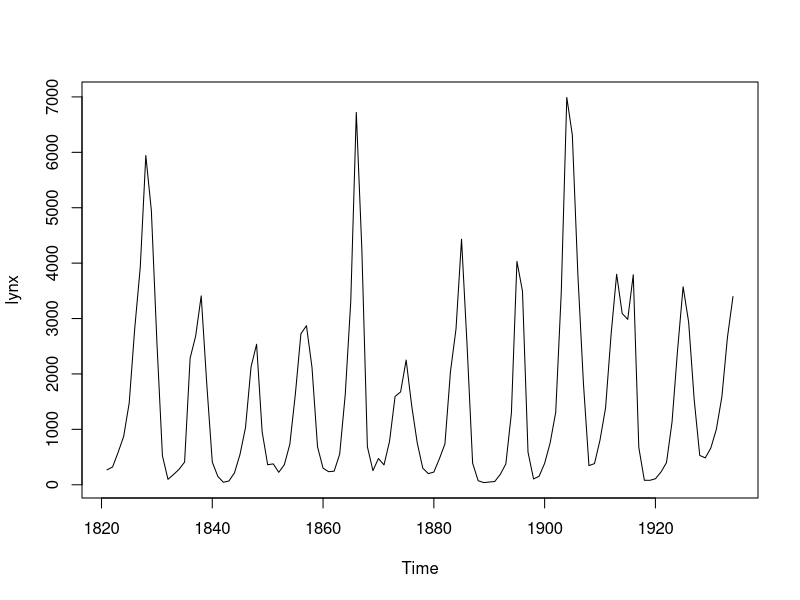
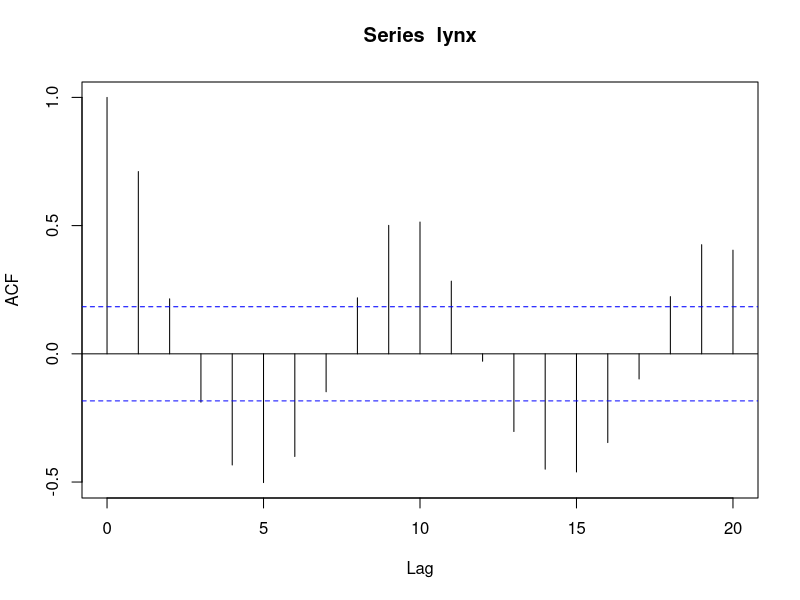
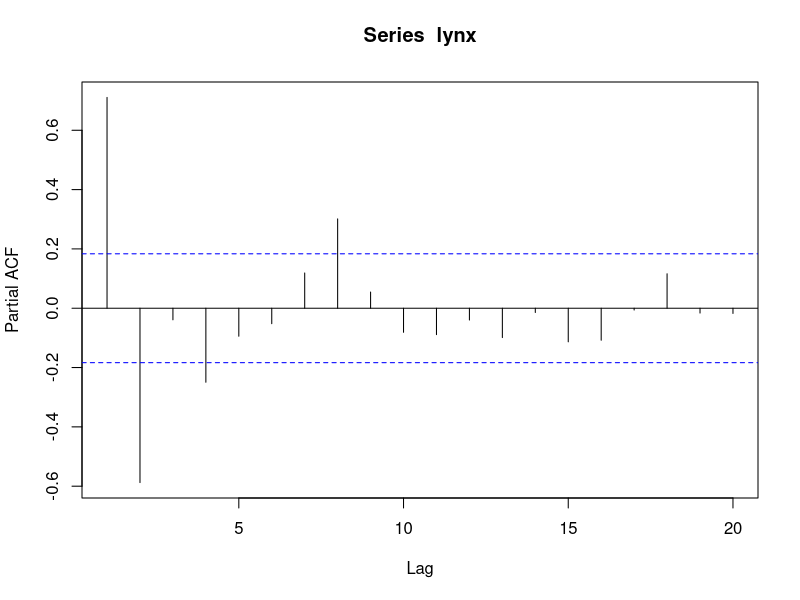
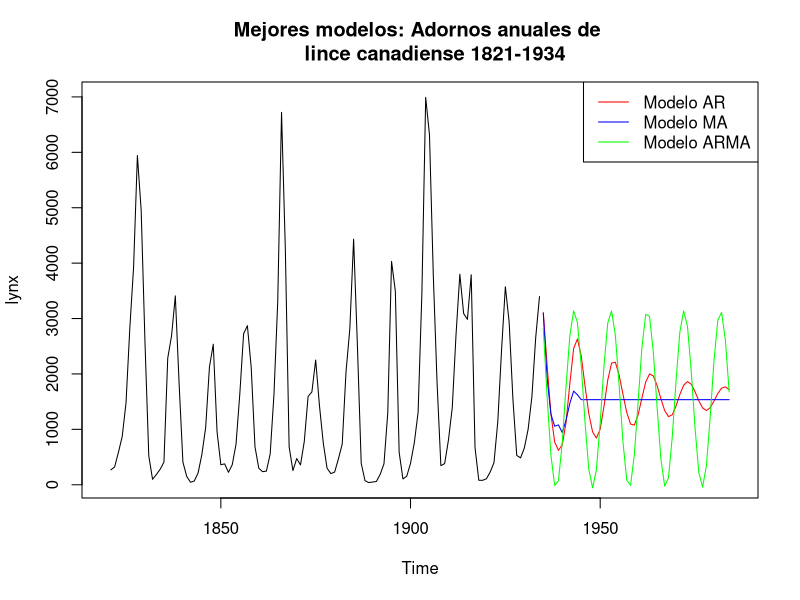

The R script that drew these images, in order:
# Modelado de series de tiempo estacionarias

# Consideremos la serie que ya quedó estacionaria
data(lynx)
help(lynx)
plot(lynx)
# Serie estacionaria de la clase 4

# Revisar autocorrelograma
library(tseries)
acf(lynx)   # autocorrelograma ordinario
pacf(lynx)  # autocorrelograma parcial

# Sospechamos de modelo ARMA con parámetros (p,q)

# 1. Encontrar el mejor AR(p)
ar(lynx) # el mejor es AR(8)
help(arima)
# ML = Máxima verosimilitud
arima(lynx, order = c(8,0,0), method = "ML") # AR(8)
arima(lynx, order = c(3,0,0), method = "ML") # AR(3)
# Buscamos valor pequeños en AIC
AIC(arima(lynx, order = c(8,0,0), method = "ML")) # Solo valor AIC
AIC(arima(lynx, order = c(3,0,0), method = "ML")) # Solo valor AIC
    
# 2. Encontrar el mejor MA(q)
arima(lynx, order = c(0,0,1), method = "ML") # MA(1)
arima(lynx, order = c(0,0,2), method = "ML") # MA(2)
arima(lynx, order = c(0,0,3), method = "ML") # MA(3)

# NOTA. En los ciclos solo se meten series estacionarias.

aic.mejor.ma <- Inf
for(i in 1:20){
  aic <- AIC(arima(lynx, order = c(0,0,i), method = "ML"))
  if(aic < aic.mejor.ma){
    aic.mejor.ma <- aic # Guardamos valor AIC
    q <- i # Guardamos el orden
  }
}
aic.mejor.ma
q
# El mejor es MA(10)

# 3. Encontrar el mejor ARMA(p,q)
arima(lynx, order = c(1,0,1), method = "ML") # ARMA(1,1)
arima(lynx, order = c(1,0,2), method = "ML") # ARMA(1,2)
arima(lynx, order = c(1,0,3), method = "ML") # ARMA(1,3)
arima(lynx, order = c(2,0,1), method = "ML") # ARMA(2,1)
arima(lynx, order = c(2,0,2), method = "ML") # ARMA(2,2)
arima(lynx, order = c(2,0,3), method = "ML") # ArMA(3,3)

# NOTA. En los ciclos solo se meten series estacionarias.

aic.mejor.arma <- Inf
for(j in 1:10){
  for(i in 1:10){
    aic2 <- AIC(arima(lynx, order = c(j,0,i), method = "ML"))
    if(aic2 < aic.mejor.arma){
      aic.mejor.arma <- aic2 # Guardamos valor AIC
      pq <- c(j,i) # Guardamos el orden
    }
  }
}
aic.mejor.arma
pq
# El mejor es ARMA(2,4)

# 4. Indicar el modelo que mejor describe mi serie
# Modelo ARMA(2,4)

# Predicciones de los 3 mejores
# Predict() imprime Predicciones y Error estandar de un modelo
p.ar <- predict(arima(lynx, order = c(8,0,0), method = "ML"), n.ahead = 50)$pred
p.ma <- predict(arima(lynx, order = c(0,0,10), method = "ML"), n.ahead = 50)$pred
p.arma <- predict(arima(lynx, order = c(2,0,4), method = "ML"), n.ahead = 50)$pred

# Gráfica predicciones
plot(lynx, xlim = c(1820,1985), main = "Mejores modelos: Adornos anuales de 
     lince canadiense 1821-1934")
lines(p.ar, col = "red")
lines(p.ma, col = "blue")
lines(p.arma, col = "green")
legend("topright",c("Modelo AR","Modelo MA","Modelo ARMA"),
       col = c("red","blue","green"), lty = 1)